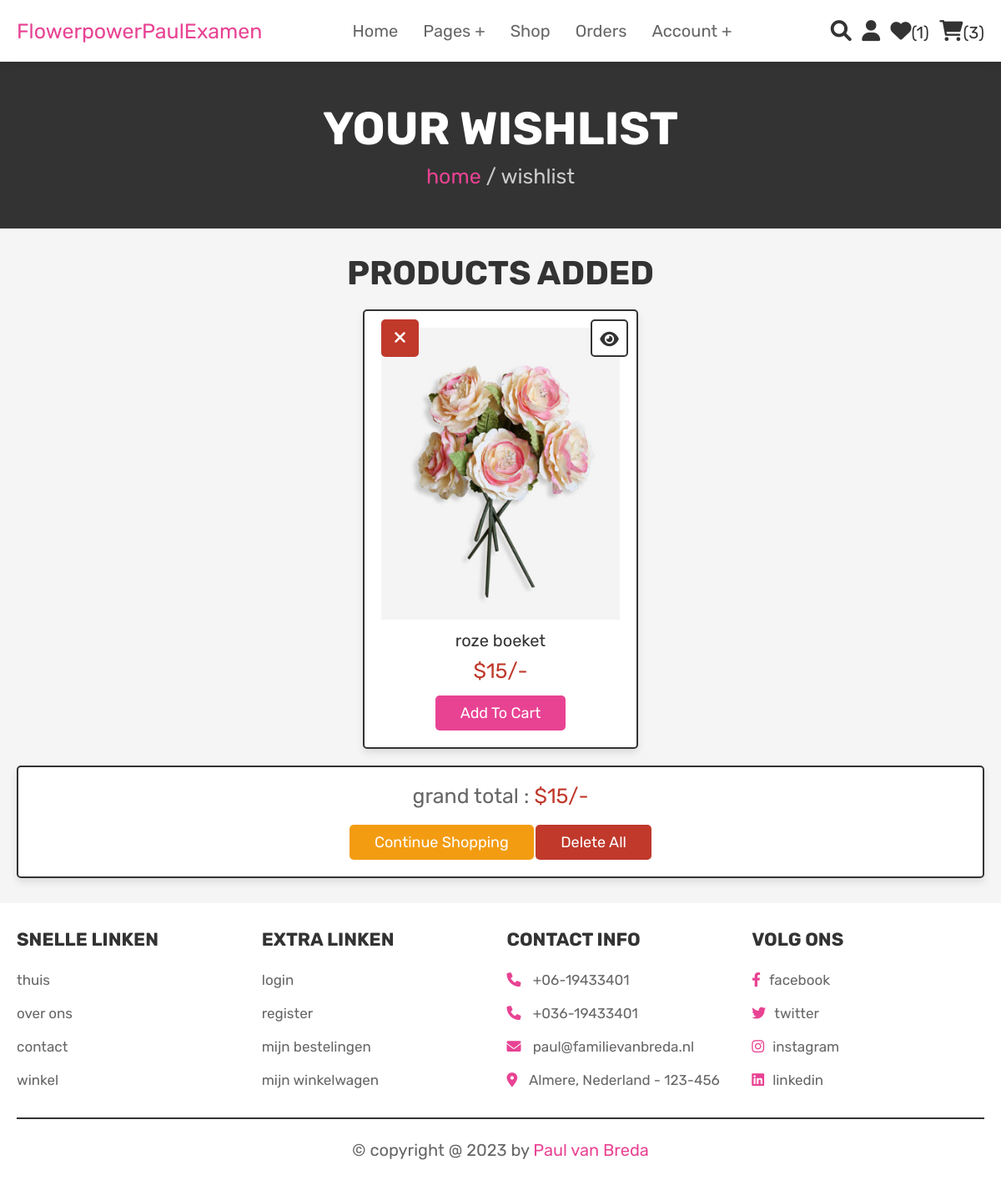
Page /wishlist.php (signed in) on the committed database.
### tables this page shows
CREATE TABLE `wishlist` (
  `id` int(100) NOT NULL,
  `user_id` int(100) NOT NULL,
  `pid` int(100) NOT NULL,
  `name` varchar(100) NOT NULL,
  `price` int(100) NOT NULL,
  `image` varchar(100) NOT NULL
);

### wishlist.php (the view, shortened to what this page needs)
<?php
@include 'config.php';
$user_id = $_SESSION['user_id'];
?>
<!DOCTYPE html>
<html lang="en">
<head>
   <link rel="stylesheet" href="https://cdnjs.cloudflare.com/ajax/libs/font-awesome/6.0.0/css/all.min.css">
   <link rel="stylesheet" href="css/style.css">
</head>
<body>
<?php @include 'header.php'; ?>
<section class="heading">
    <h3>your wishlist</h3>
    <p> <a href="home.php">home</a> / wishlist </p>
</section>
<section class="wishlist">
    <h1 class="title">products added</h1>
    <div class="box-container">
    <?php
        $grand_total = 0;
        $select_wishlist = mysqli_query($conn, "SELECT * FROM `wishlist` WHERE user_id = '$user_id'") or die('query failed');
        if(mysqli_num_rows($select_wishlist) > 0){
            while($fetch_wishlist = mysqli_fetch_assoc($select_wishlist)){
    ?>
    <form action="" method="POST" class="box">
        <a href="wishlist.php?delete=<?php echo $fetch_wishlist['id']; ?>" class="fas fa-times" onclick="return confirm('delete this from wishlist?');"></a>
        <a href="view_page.php?pid=<?php echo $fetch_wishlist['pid']; ?>" class="fas fa-eye"></a>
        <img src="uploaded_img/<?php echo $fetch_wishlist['image']; ?>" alt="" class="image">
        <div class="name"><?php echo $fetch_wishlist['name']; ?></div>
        <div class="price">$<?php echo $fetch_wishlist['price']; ?>/-</div>
        <input type="submit" value="add to cart" name="add_to_cart" class="btn">
    </form>
    <?php
    $grand_total += $fetch_wishlist['price'];
        }
    }else{
        echo '<p class="empty">your wishlist is empty</p>';
    }
    ?>
    </div>
    <div class="wishlist-total">
        <p>grand total : <span>$<?php echo $grand_total; ?>/-</span></p>
        <a href="shop.php" class="option-btn">continue shopping</a>
        <a href="wishlist.php?delete_all" class="delete-btn <?php echo ($grand_total > 1)?'':'disabled' ?>" onclick="return confirm('delete all from wishlist?');">delete all</a>
    </div>
</section>
<?php @include 'footer.php'; ?>
</body>
</html>

### css/style.css (style rules this page uses)
:root { --pink:#e84393; --red:#c0392b; --orange:#f39c12; --black:#333; --white:#fff; --light-color:#666; --light-white:#ccc; --light-bg:#f5f5f5; --border:.2rem solid var(--black); --box-shadow:0 .5rem 1rem rgba(0,0,0,.1); }
* { font-family: 'Rubik', sans-serif; margin:0; padding:0; box-sizing: border-box; outline: none; border:none; text-decoration: none; transition:all .2s linear; }
html { font-size: 62.5%; overflow-x: hidden; scroll-behavior: smooth; scroll-padding-top: 6.5rem; }
body { background: var(--light-bg); }
section { padding:3rem 2rem; }
.btn, .delete-btn, .option-btn { display: inline-block; border-radius: .5rem; margin-top: 1rem; font-size: 1.8rem; color:var(--white); cursor: pointer; padding:1rem 3rem; text-transform: capitalize; }
.btn { background-color: var(--pink); }
.delete-btn { background-color: var(--red); }
.option-btn { background-color: var(--orange); }
.heading { display: flex; flex-flow: column; align-items: center; justify-content: center; gap:1rem; background-color: var(--black); text-align: center; min-height: 25vh; }
.heading h3 { font-size: 5.5rem; color:var(--white); text-transform: uppercase; }
.heading p { font-size: 2.5rem; color:var(--light-white); }
.heading p a { color:var(--pink); }
.title { text-align: center; margin-bottom: 2rem; color:var(--black); text-transform: uppercase; font-size: 4rem; }
.wishlist .box-container { max-width: 1200px; margin:0 auto; display: grid; grid-template-columns: repeat(auto-fit, 33rem); gap:1.5rem; align-items: flex-start; justify-content: center; }
.wishlist .box-container .box { padding:2rem; text-align: center; background-color: var(--white); border:var(--border); box-shadow: var(--box-shadow); border-radius: .5rem; position: relative; }
.wishlist .box-container .box .image { height: 35rem; width: 100%; object-fit: cover; }
.wishlist .box-container .box .fa-eye, .wishlist .box-container .box .fa-times { position: absolute; top:1rem; height: 4.5rem; width: 4.5rem; line-height: 4.3rem; font-size: 2rem; border-radius: .5rem; }
.wishlist .box-container .box .fa-eye { right:1rem; border:var(--border); background-color: var(--white); color:var(--black); }
.wishlist .box-container .box .fa-times { background-color: var(--red); color:var(--white); }
.wishlist .box-container .box .name { font-size: 2rem; color:var(--black); margin:1rem 0; }
.wishlist .box-container .box .price { font-size: 2.5rem; color:var(--red); margin:.5rem 0; }
.wishlist .wishlist-total { max-width: 1200px; margin:0 auto; padding:2rem; text-align: center; background-color: var(--white); border:var(--border); box-shadow: var(--box-shadow); border-radius: .5rem; margin-top: 2rem; }
.wishlist .wishlist-total p { font-size: 2.5rem; color:var(--light-color); margin-bottom: 1rem; }
.wishlist .wishlist-total p span { color:var(--red); }

### rows in the picture
wishlist: image (picture), name "roze boeket", price "15"

### other values in the picture
$wishlist_num_rows "1"
$cart_num_rows "3"
$grand_total "15"
